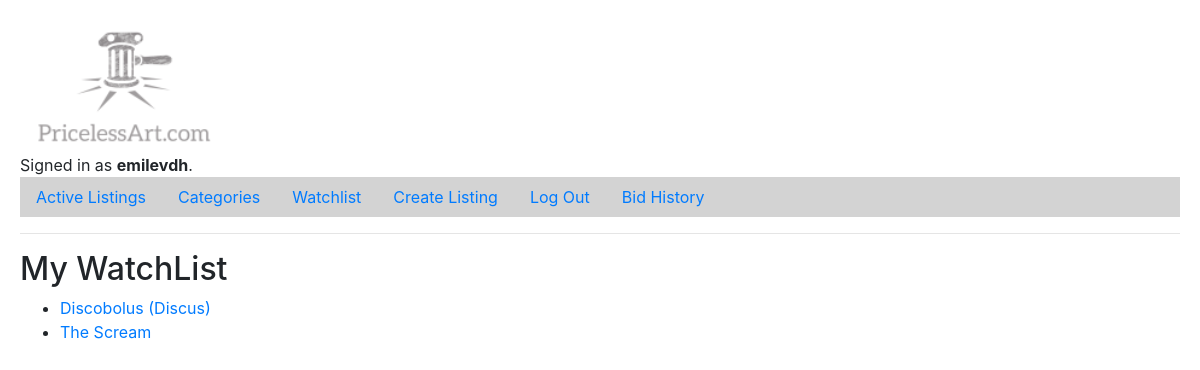
Screenshot of /watchlist (signed in) with the database file from the repository.
### auctions/models.py (models this page shows, shortened)
class User(AbstractUser):
    pass

class WatchList(models.Model):
    listing=models.ForeignKey(Listing,on_delete=models.CASCADE)
    WatchListOf=models.ForeignKey(User, on_delete=models.CASCADE)

class Listing (models.Model):
    Title=models.CharField(max_length=64)
    Artist=models.CharField(max_length=64)
    Description = models.TextField(blank=True)
    StartBidAmount=models.FloatField()
    Image=models.ImageField(upload_to='listing')
    ItemCategory=models.ForeignKey(ItemCategory, on_delete=models.CASCADE)
    ListedOn= models.DateTimeField(auto_now_add=True)
    Status=models.BooleanField(default=True)
    ListedBy= models.ForeignKey(User, on_delete=models.CASCADE)
    def __str__(self):
        return self.Title

### auctions/views.py (the view)
# urls.py: ,path( "watchlist",views.watchlist,name='watchlist')
def watchlist(request):
    return render(request, "auctions/watchlist.html",{
        "watchlistings": WatchList.objects.filter(WatchListOf=request.user)
    })

### auctions/templates/auctions/watchlist.html
{% extends "auctions/layout.html" %}
{% block body %}
    <h2>My WatchList</h2>
    <ul>
        {% for l in watchlistings %}
            <li>
                <a href="{% url 'listing' l.listing_id %}">
                    {{ l.listing }}
            </li>
        {% endfor %}
    </ul>
{% endblock %}

### auctions/templates/auctions/layout.html (shortened to what this page needs)
{% load static %}
<!DOCTYPE html>
<html lang="en">
    <head>
        <link rel="stylesheet" href="https://stackpath.bootstrapcdn.com/bootstrap/4.4.1/css/bootstrap.min.css">
        <link href="{% static 'auctions/styles.css' %}" rel="stylesheet">
    </head>
    <body>
        <img src="{% static 'logo.png' %}" alt="logo" />
        <div>
            {% if user.is_authenticated %}
                Signed in as <strong>{{ user.username }}</strong>.
            {% else %}
                Not signed in.
            {% endif %}
        </div>
        <ul class="nav" style="background-color:lightgray;">
            <li class="nav-item">
                <a class="nav-link" href="{% url 'index' %}">Active Listings</a>
            </li>
            <li class="nav-item">
                <a class="nav-link" href="{% url 'categories' %}">Categories</a>
            </li>
            <li class="nav-item">
                <a class="nav-link" href="{% url 'watchlist' %}">Watchlist</a>
            </li>
            <li class="nav-item">
                <a class="nav-link" href="{% url 'addlisting' %}">Create Listing</a>
            </li>
            {% if user.is_authenticated %}
                <li class="nav-item">
                    <a class="nav-link" href="{% url 'logout' %}">Log Out</a>
                </li>
                <li class="nav-item">
                    <a class="nav-link" href="{% url 'bidhistory' %}">Bid History</a>
                </li>
            {% endif %}
        </ul>
        <hr>
        {% block body %}
        {% endblock %}
    </body>
</html>

### auctions/static/auctions/styles.css (style rules this page uses)
body { padding: 20px; }

### rows the page displays
User: username "emilevdh"
WatchList: listing "Discobolus (Discus)"
WatchList: listing "The Scream"
